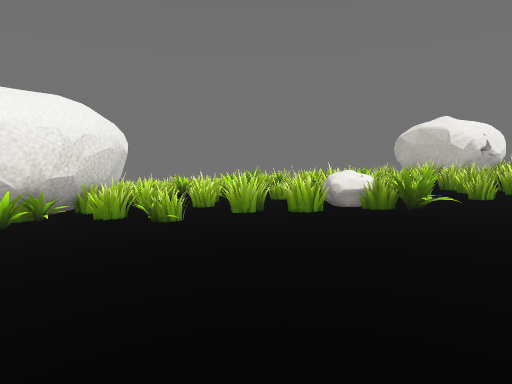
View 1 (above)

17 first-person views from a walk through a 3-D level made in the Godot game engine. The camera is 1.5 m above the floor, tilts 6° down and sees 75° across. The floor is counted in squares, 2 m on a side. Each view is taken from the middle of a square. On the plan, view 1 faces up. The plan holds only what a view shows up to about 11 squares ahead; the rest is blank. The place goes on beyond the plan. Some surface patterns are stand-ins.

View 2
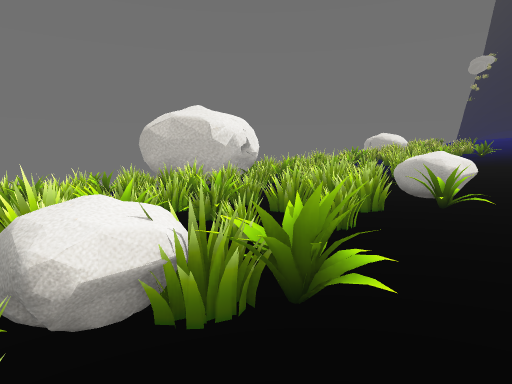

View 3
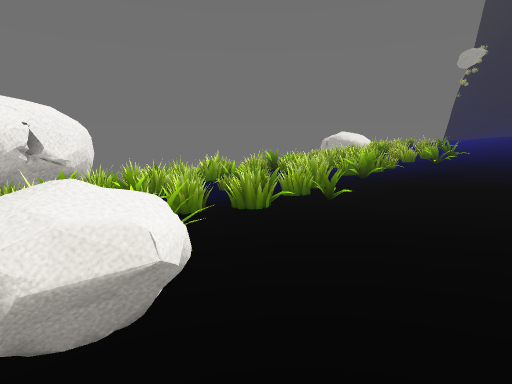

View 4
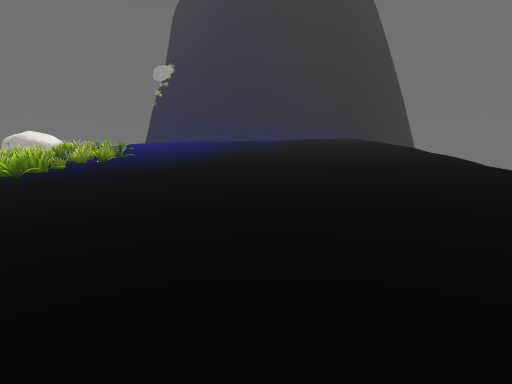

View 5
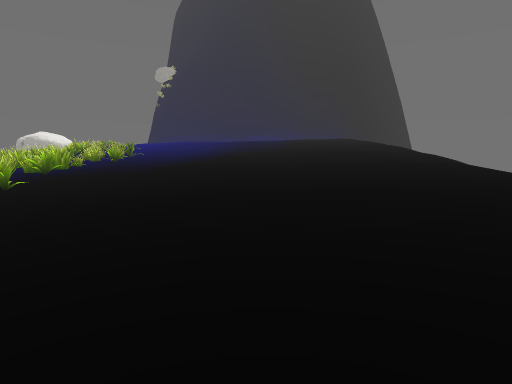

View 6
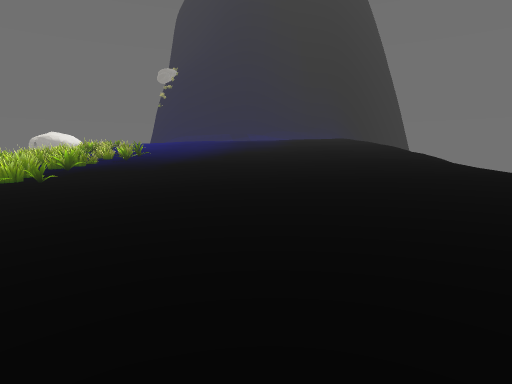

View 7
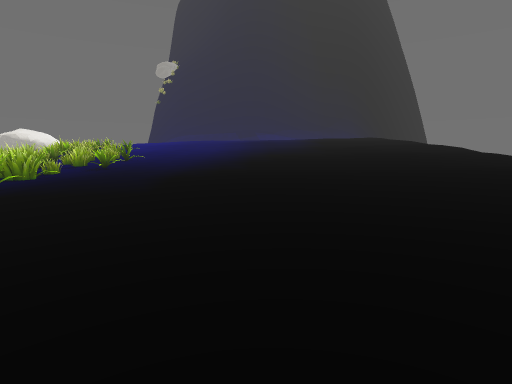

View 8
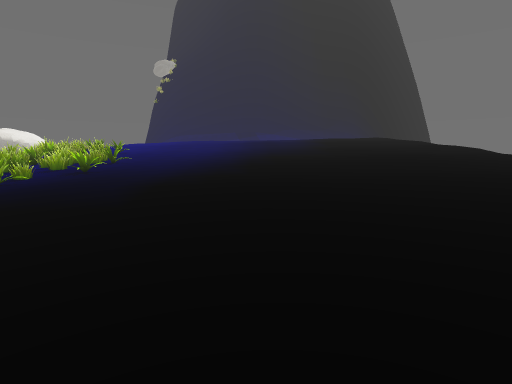

View 9
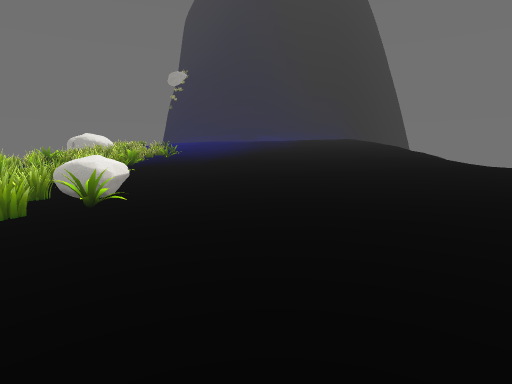

View 10
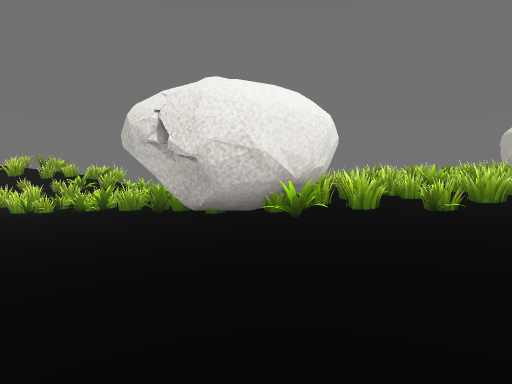

View 11
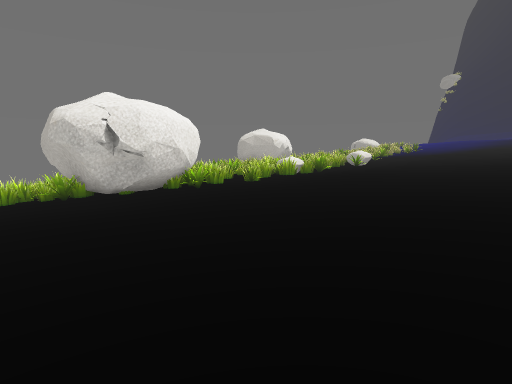

View 12
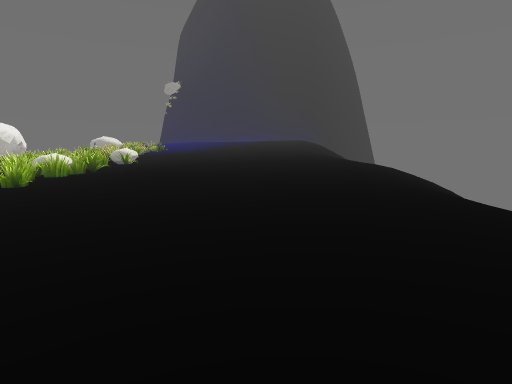

View 13
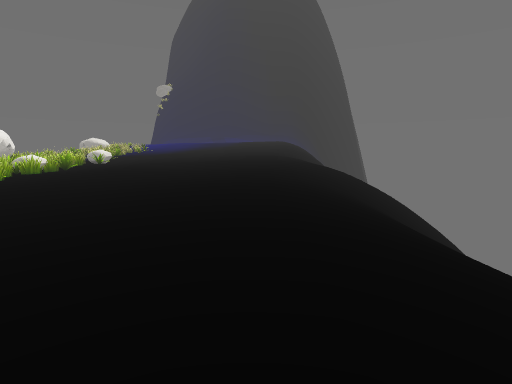

View 14
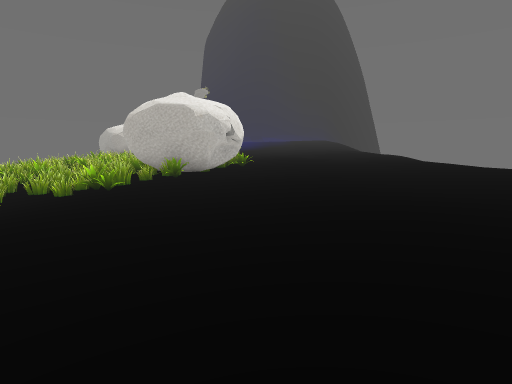

View 15
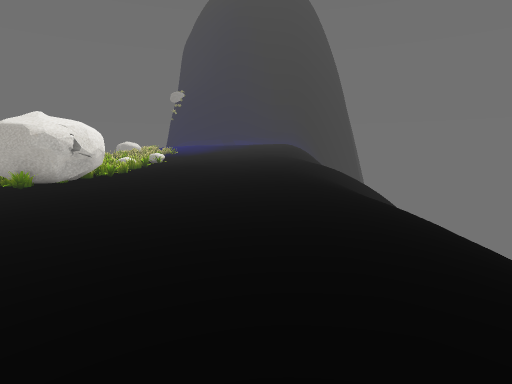

View 16
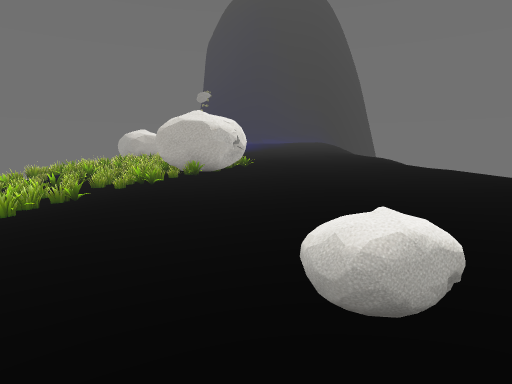

View 17
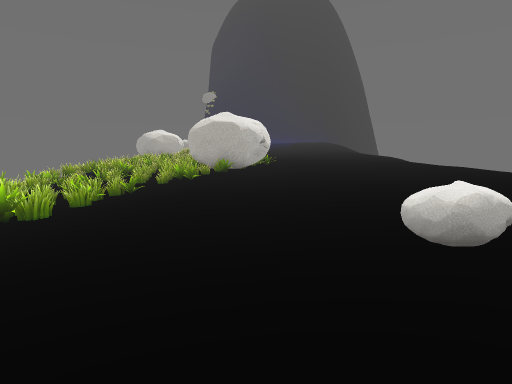

### Floor plan
Key: @ floor where view 1 was taken; # wall or solid block; . main floor; : floor 0.75 m higher than the main floor; - floor 0.75 m lower than the main floor; + floor 1.5 m higher than the main floor; _ floor 1.5 m lower than the main floor; * floor 2.5 m higher than the main floor; / step, stairs or slope; = window, fence, low wall or low ledge; ^ raised ledge.
Columns run from 19 left of view 1 to 17 right of it. Each row starts with its distance up from view 1.
 13          ##          ==##
 12         ##= =  #     ##=#    #####
 11       ###===#=######=#==#  ####==#=
 10       #======###=##==##=####=#====#=#
  9       ##==__=####=======####=#=====#=
  8    ________==####==#=###===#==##====+
  7    ________=#####=#=##==#=#.==:=:++++
  6     ________-####==#=^==#^^..:::+++++
  5 _   ________--###==.#=......::::+++++
  4  -_________----/....... ....::::+++++
  3   -^___--------........ ...::::++++++
  2     -----------...........:::::++++++
  1     ----------............:::::++++++
  0       -------......@.....:::::+++++++
 -1    .   -----...........  :::::+++++++
 -2        ----............   ::::++++++*
 -3       --------.........     ::++++++*
 -4       ///////////////..        /++++*
 -5              // ///////
 -6                   /////
 -7                    //
 -8                    //

Positions as (right, up) in squares from view 1, and headings:
1: (0, 0), facing up
2: (1, 4), facing up-right
3: (6, 4), facing up-right
4: (5, 2), facing right
5: (4, 2), facing right
6: (3, 2), facing right
7: (7, 3), facing right
8: (8, 3), facing right
9: (1, 3), facing right
10: (-4, 0), facing up
11: (-8, -2), facing up-right
12: (-8, 0), facing right
13: (-10, -2), facing right
14: (-15, 4), facing right
15: (-16, -1), facing right
16: (-18, 4), facing right
17: (-19, 5), facing right
